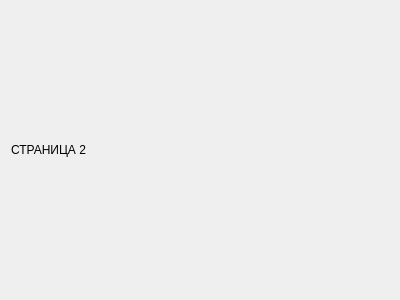
<?xml version="1.0" encoding="UTF-8"?>
<ui version="4.0">
 <class>History</class>
 <widget class="QWidget" name="History">
  <property name="geometry">
   <rect>
    <x>0</x>
    <y>0</y>
    <width>400</width>
    <height>300</height>
   </rect>
  </property>
  <property name="windowTitle">
   <string>Form</string>
  </property>
  <layout class="QVBoxLayout" name="verticalLayout">
   <item>
    <widget class="QLabel" name="label">
     <property name="text">
      <string>СТРАНИЦА 2</string>
     </property>
    </widget>
   </item>
  </layout>
 </widget>
 <resources/>
 <connections/>
</ui>
